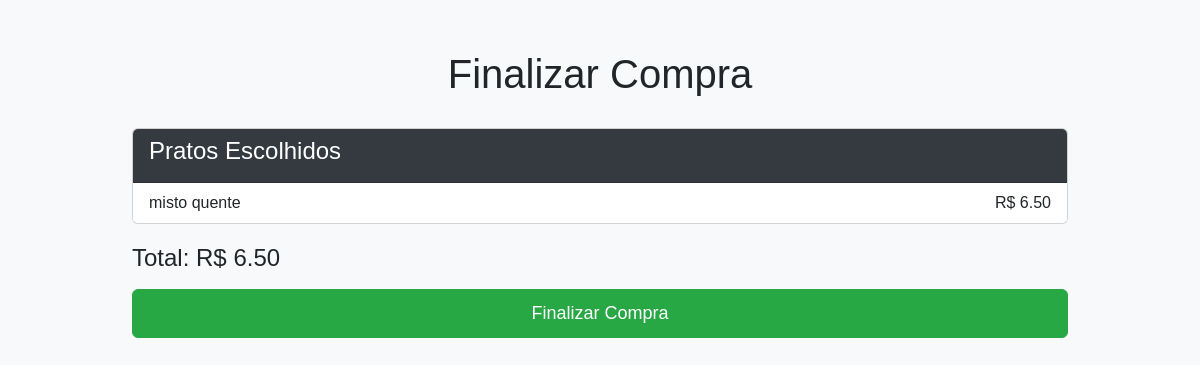
The page /finalizarCompra/ on the database as committed earlier.
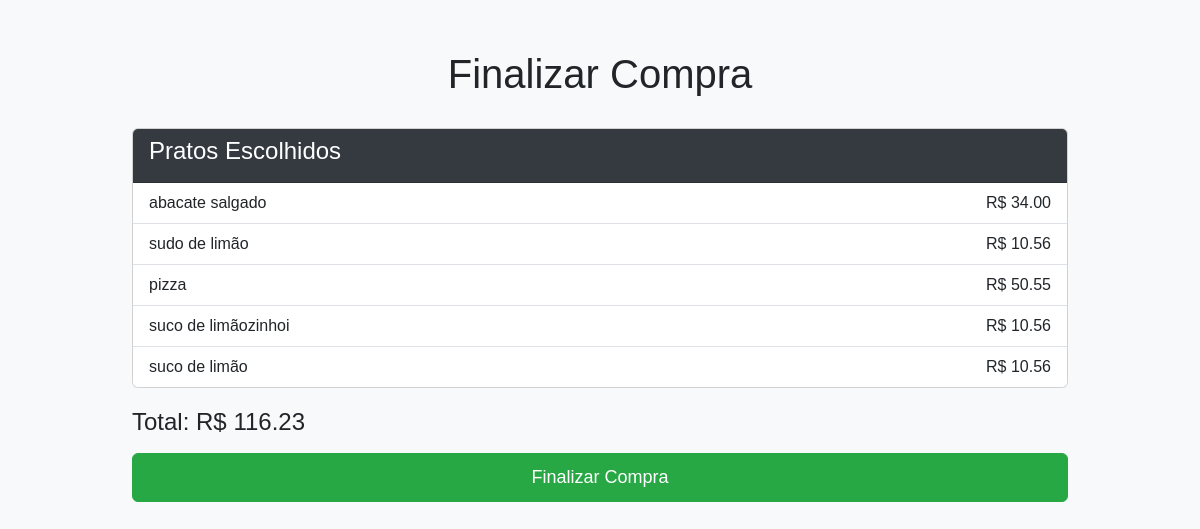
The same page on the database as committed later.
### myapp/models.py (models this page shows, shortened)
class Prato(models.Model):
    nome = models.CharField(max_length=64)
    ingredientes = models.CharField(max_length=1024)
    preco = models.DecimalField(max_digits=10, decimal_places=2)

### myapp/views.py (the view)
# urls.py: path('finalizarCompra/', views.finalizarCompra, name='finalizarCompra'),
def finalizarCompra(request):
    if request.method == 'POST':
        return JsonResponse({'mensagem': 'Compra finalizada com sucesso!'})
    pratosDisponiveis = Prato.objects.all()
    valorTotal = sum(prato.preco for prato in pratosDisponiveis)
    return render(request, 'finalizarCompra.html', {'pratos': pratosDisponiveis, 'valor_total': valorTotal})

### myapp/templates/finalizarCompra.html (shortened to what this page needs)
<!DOCTYPE html>
<html lang="pt-br">
<head>
    <link href="https://cdn.jsdelivr.net/npm/bootstrap@5.3.0/dist/css/bootstrap.min.css" rel="stylesheet">
</head>
<body>
    <div class="container">
        <h1 class="text-center">Finalizar Compra</h1>
        <form method="POST" action="{% url 'finalizarCompra' %}">
            <div class="card">
                <div class="card-header">
                    <h4>Pratos Escolhidos</h4>
                </div>
                <ul class="list-group list-group-flush">
                    {% for prato in pratos %}
                    <li class="list-group-item d-flex justify-content-between align-items-center">
                        {{ prato.nome }}
                        <span>R$ {{ prato.preco }}</span>
                    </li>
                    {% endfor %}
                </ul>
            </div>
            <div class="mb-3">
                <h4>Total: R$ {{ valor_total }}</h4>
            </div>
            <button type="submit" class="btn btn-success w-100">Finalizar Compra</button>
        </form>
    </div>
</body>
</html>

### myapp/templates/finalizarCompra.html (style rules this page uses)
body { background-color: #f8f9fa; font-family: Arial, sans-serif; }
.container { width: 80%; margin-top: 50px; }
.card-header { background-color: #343a40; color: white; }
.card { margin-bottom: 20px; }
.btn-success { background-color: #28a745; border-color: #28a745; font-size: 18px; padding: 10px; }
.text-center { margin-bottom: 30px; }

Rows that differ between the two databases and show on the page:
removed Prato: nome "misto quente", preco "6.50"
added Prato: nome "abacate salgado", preco "34.00"
added Prato: nome "sudo de limão", preco "10.56"
added Prato: nome "pizza", preco "50.55"
added Prato: nome "suco de limãozinhoi", preco "10.56"
added Prato: nome "suco de limão", preco "10.56"
Other text that changed with them:
{{ valor_total }}: "6.50" → "116.23"
